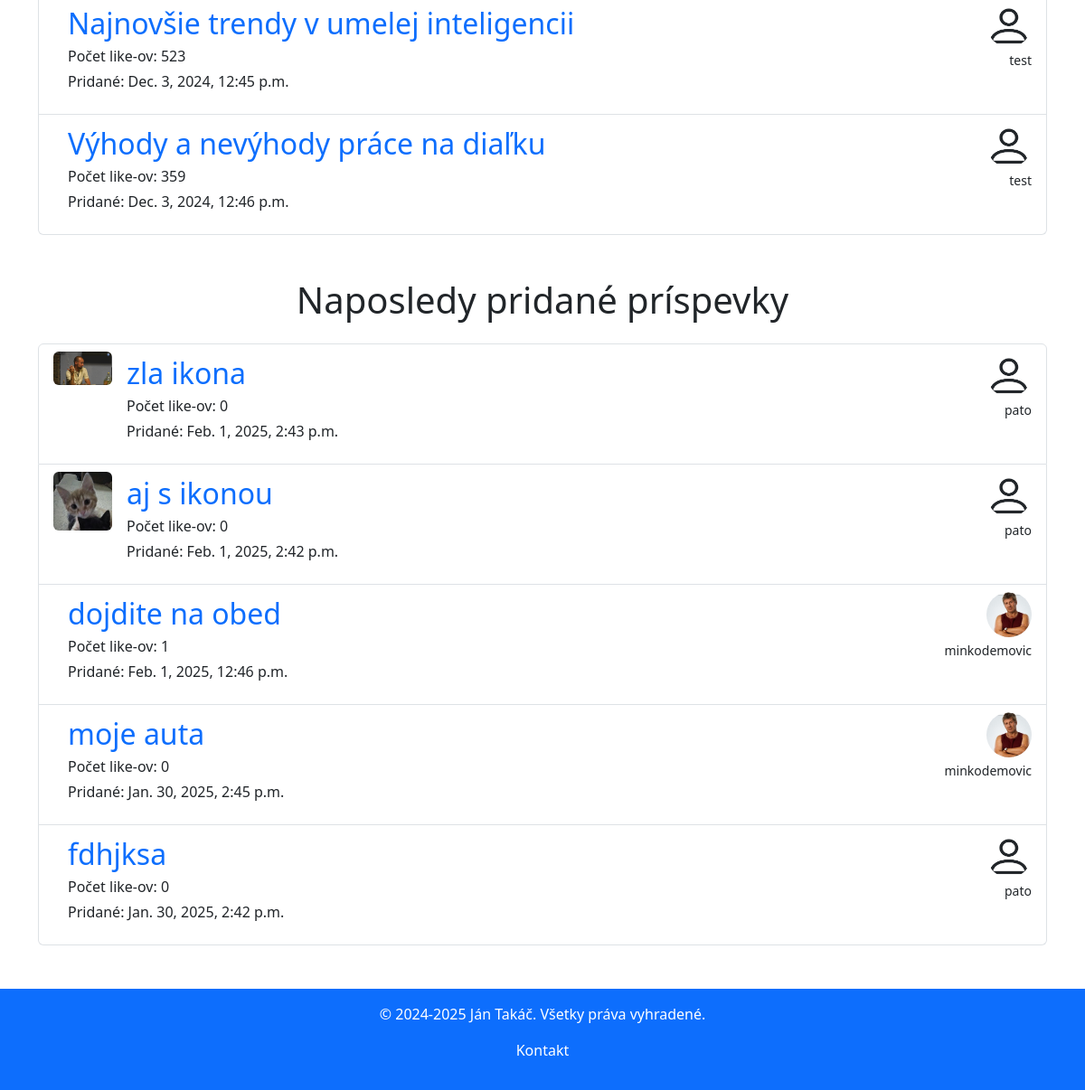
The app's page / (lower part), older data.
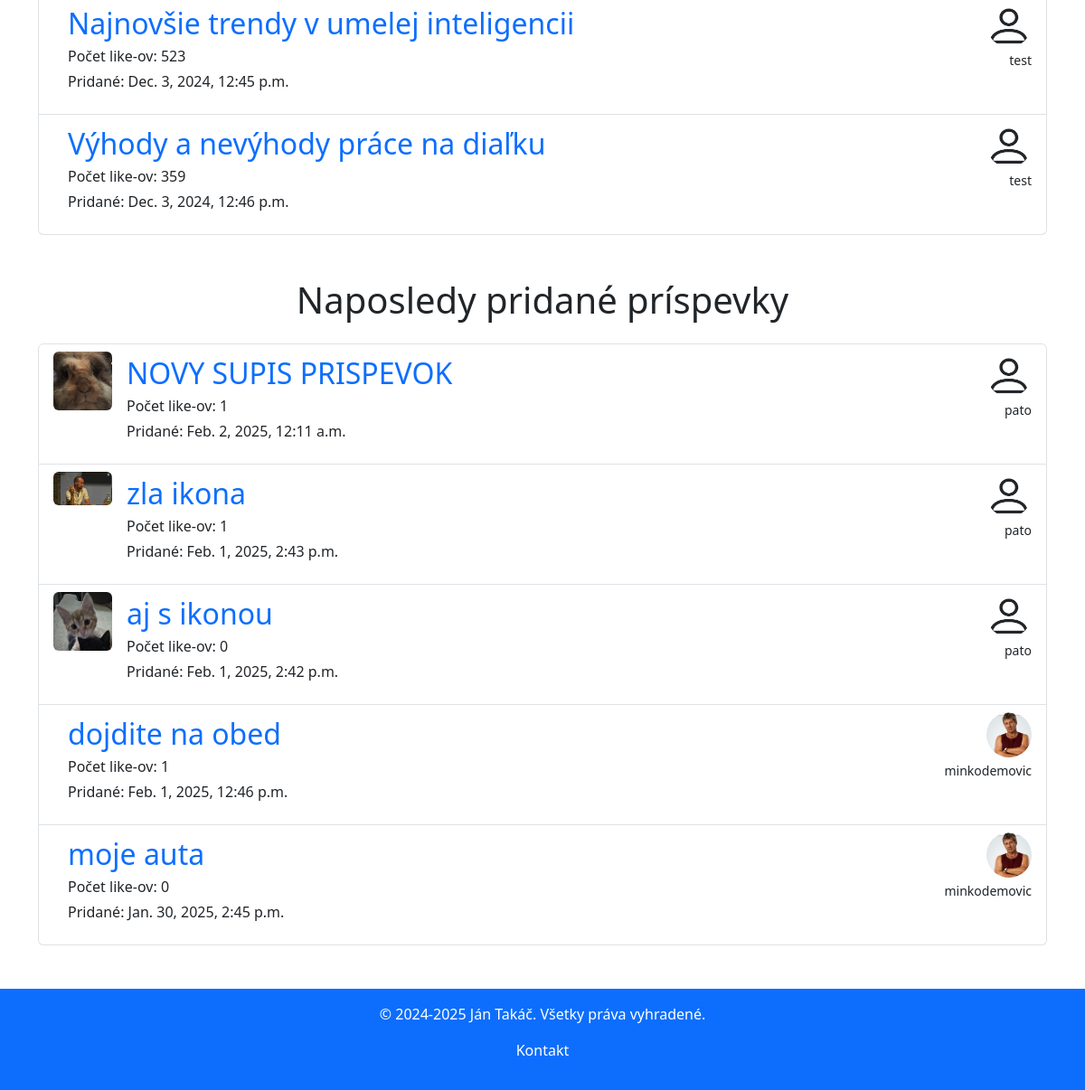
The same page, newer data.
### forum/models.py (models this page shows, shortened)
class Post(models.Model):
    title = models.CharField(max_length=255)
    created_at = models.DateTimeField(auto_now_add=True)
    created_by = models.ForeignKey(User, on_delete=models.CASCADE)
    like_count = models.PositiveIntegerField(default=0)
    content = models.TextField()
    category = models.CharField(max_length=50, default='other', null=False, blank=True)
    icon = models.ImageField(upload_to='post_pics', null=True, blank=True)
    def get_absolute_url(self):
        return reverse('forum:post_detail', args=[str(self.id)])

class Profile(models.Model):
    user = models.OneToOneField(User, on_delete=models.CASCADE, related_name='profile')
    image = models.ImageField(default='pf_pics/default.png', upload_to='pf_pics', null=False, blank=True)
    country = models.CharField(max_length=50, null=True, blank=True)
    bio = models.TextField(max_length=150, null=True, blank=True)

### forum/views.py (the view)
# urls.py: path('', views.index_view, name='index'),
def index_view(request):
    most_liked_posts = Post.objects.all().order_by('-like_count')[:5]
    most_liked_profiles = [Profile.objects.get(user_id=post.created_by_id) for post in most_liked_posts]
    most_liked_tuples = list(zip(most_liked_posts, most_liked_profiles))
    most_recent_posts = Post.objects.all().order_by('-created_at')[:5]
    most_recent_profiles = [Profile.objects.get(user_id=post.created_by_id) for post in most_recent_posts]
    most_recent_tuples = list(zip(most_recent_posts, most_recent_profiles))
    return render(request, 'forum/index.html', {
        'most_liked_tuples': most_liked_tuples,
        'most_recent_tuples': most_recent_tuples,
    })

### forum/templates/forum/index.html (shortened to what this page needs)
{% extends 'forum/base.html' %}
{% block content %}
    <div class="container">
        {% include 'forum/partials/filtered_posts_list.html' with title="Horúce Témy" posts_profiles=most_liked_tuples%}
        {% include 'forum/partials/filtered_posts_list.html' with title="Naposledy pridané príspevky" posts_profiles=most_recent_tuples %}
    </div>
{% endblock %}

### forum/templates/forum/partials/filtered_posts_list.html
<div class="mt-4 my-5">
    <h1 class="text-center mb-4">{{ title }}</h1>
    <div class="list-group">
        {% if posts_profiles %}
            {% for post, profile in posts_profiles %}
                <li class="list-group-item list-group-item-action position-relative">
                    <div class="d-flex align-items-start h-100">
                        {% if post.icon %}
                        <div class="flex-shrink-0">
                            <img src="{{ post.icon.url }}"
                                 width="65"
                                 alt="post_icon"
                                 class="h-auto rounded">
                        </div>
                        {% endif %}
                        <div class="flex-grow-1 ms-3 overflow-hidden">
                            <a href="{{ post.get_absolute_url }}" class="fs-2 text-decoration-none">{{ post.title }}</a>
                            <p class="mb-1">Počet like-ov: {{ post.like_count }}</p>
                            <p>Pridané: {{ post.created_at }}</p>
                        </div>
                        <div class="text-end">
                            <img src="{{ profile.image.url }}"
                                 width="50"
                                 height="50"
                                 alt="last_created_by"
                                 class="rounded-circle">
                            <p class="mt-1 mb-0 small">{{ profile.user.username }}</p>
                        </div>
                    </div>
                </li>
            {% endfor %}
        {% else %}
            <p>Žiaden príspevok nespadá do vybratej kategórie</p>
        {% endif %}
    </div>
</div>

Row changes from the older to the newer data that the page shows:
no longer on this page (row edited): Post: title "fdhjksa", like_count "0", created_at "Jan. 30, 2025, 2:42 p.m.", image (placeholder picture), user.username "pato"
added Post: icon (picture), title "NOVY SUPIS PRISPEVOK", like_count "1", created_at "Feb. 2, 2025, 12:11 a.m.", image (placeholder picture), user.username "pato"
changed Post "zla ikona": like_count "0" → "1"
